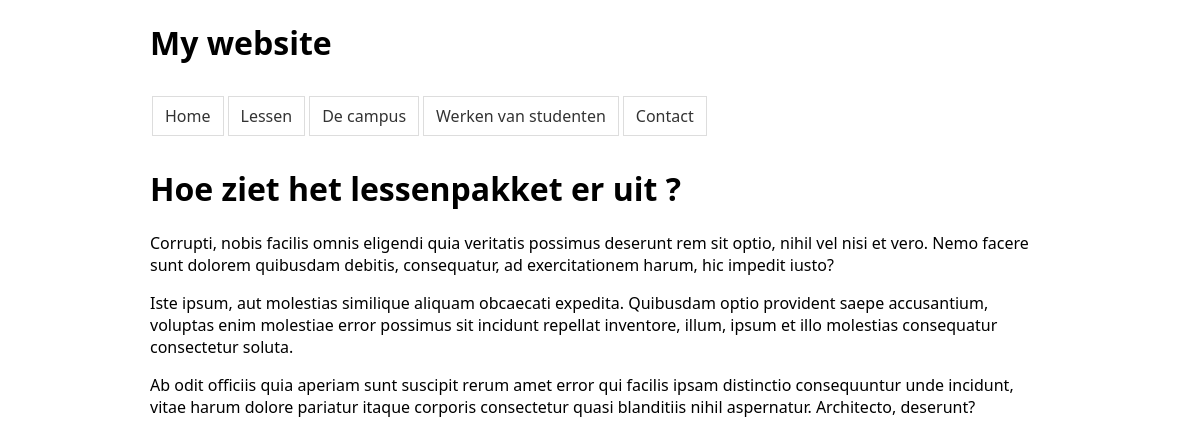
Page /exCMS/start_cms/index.php?page_id=3 on the committed database.
### tables this page shows
CREATE TABLE `pages` (
  `page_id` int(11) unsigned NOT NULL AUTO_INCREMENT,
  `slug` varchar(256) DEFAULT NULL,
  `name` varchar(100) DEFAULT '',
  `title` varchar(256) DEFAULT NULL,
  `content` text,
  `sort_order` int(11) DEFAULT NULL,
  `template` varchar(50) DEFAULT NULL,
  PRIMARY KEY (`page_id`)
);

### exCMS/start_cms/index.php (the view, shortened to what this page needs)
<!DOCTYPE html>
<html lang="en">
<head>
    <link rel="stylesheet" href="css/main.css">
</head>
<body>
<div class="container">
    <h1>My website</h1>
    <?php
        require 'includes/db.php';
        $sql = 'select `page_id`, `name`, `slug` from pages order by `sort_order`';
        $pdo_statement = $db->prepare($sql);
        $pdo_statement-> execute();
        $all_pages = $pdo_statement->fetchAll();
        echo '<nav>';
        foreach ($all_pages as $page){
            echo '<a href="index.php?page_id=' . $page['page_id'] . '">' .  $page['name'] . '</a>';
        }
        echo '</nav>';
        $current_page_id = $_GET['page_id'];
        $sql='select * from `pages` where `page_id`= :page_id' ;
        $pdo_statement = $db->prepare($sql);
        $pdo_statement-> execute(
                [':page_id' => $current_page_id]
        );
        $current_pages = $pdo_statement->fetchObject();
    ?>
    <h1><?= $current_pages->title;?></h1>
    <div class="content">
        <?= $current_pages->content; ?>
    </div>
</div>
</body>
</html>

### exCMS/start_cms/css/main.css (style rules this page uses)
.container { max-width: 900px; margin: 20px auto; font-family: 'Segoe UI', Tahoma, Geneva, Verdana, sans-serif; }
nav { display: flex; }
nav a { display: block; color: #333; text-decoration:none; border: solid 1px #ddd; padding: 8px 12px; margin:10px 2px; }

### rows in the picture
pages: name "Home"
pages: name "Lessen", title "Hoe ziet het lessenpakket er uit ?", content "Corrupti, nobis facilis omnis eligendi quia veritatis possimus deserunt rem sit optio, nihil vel nisi et vero. Nemo facere sunt dolorem quibusdam debitis, consequatur, ad exercitationem harum, hic impedit iusto? Iste ipsum, aut molestias similique aliquam obcaecati expedita. Quibusdam optio provident saepe accusantium, voluptas enim molestiae error possimus sit incidunt repellat inventore, illum, ipsum et illo molestias consequatur consectetur soluta. Ab odit officiis quia aperiam sunt suscipit rerum amet error qui facilis ipsam distinctio consequuntur unde incidunt, vitae harum dolore pariatur itaque corporis consectetur quasi blanditiis nihil aspernatur. Architecto, deserunt?"
pages: name "De campus"
pages: name "Werken van studenten"
pages: name "Contact"
